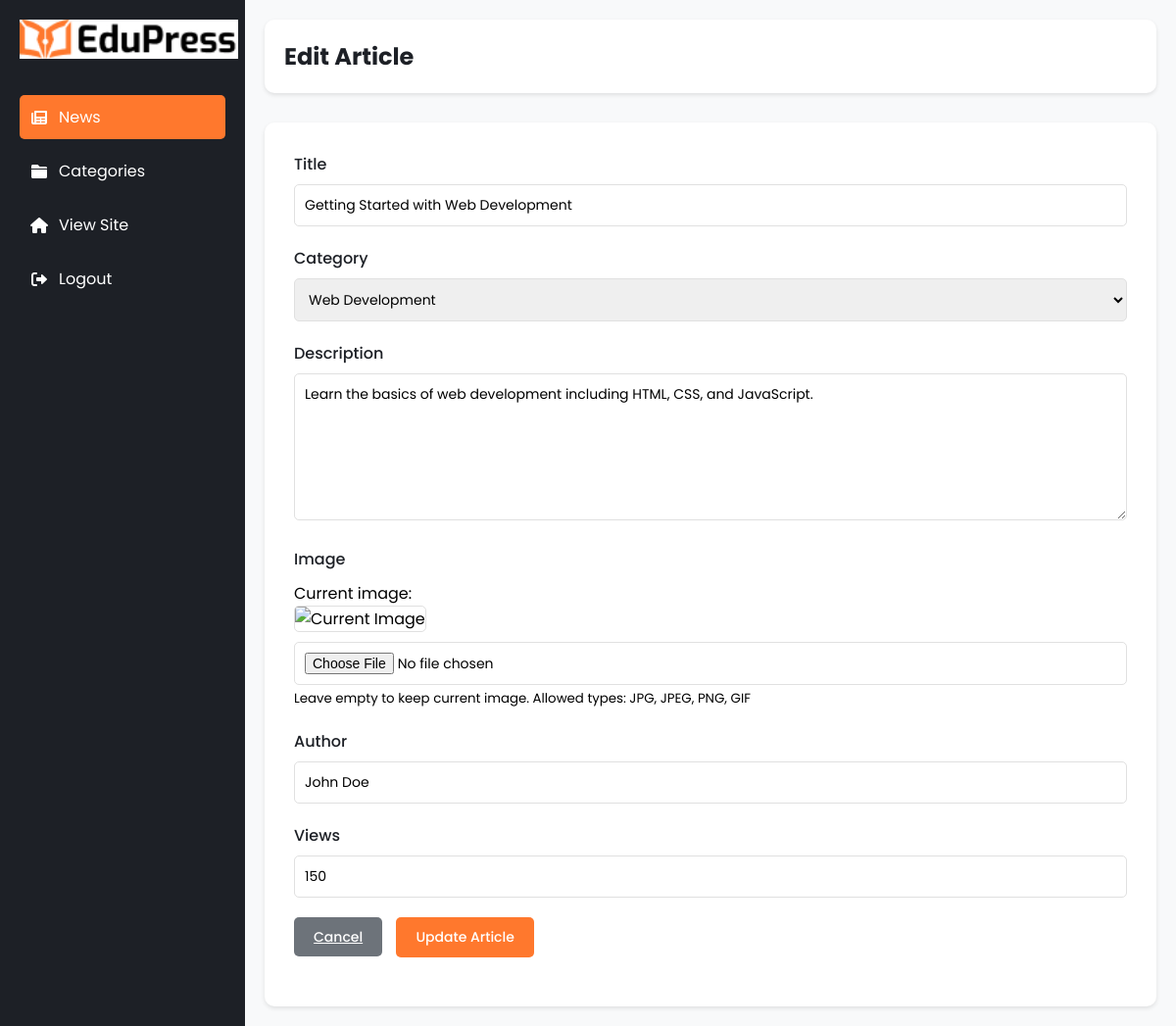
Screenshot of /admin/edit_news.php?id=1 with the database file from the repository.
### tables this page shows
CREATE TABLE IF NOT EXISTS news (
    id INT AUTO_INCREMENT PRIMARY KEY,
    title VARCHAR(255) NOT NULL,
    description TEXT NOT NULL,
    image VARCHAR(255) NOT NULL,
    author VARCHAR(100) NOT NULL,
    category_id INT,
    views INT DEFAULT 0,
    created_at TIMESTAMP DEFAULT CURRENT_TIMESTAMP,
    updated_at TIMESTAMP DEFAULT CURRENT_TIMESTAMP ON UPDATE CURRENT_TIMESTAMP,
    FOREIGN KEY (category_id) REFERENCES categories(id) ON DELETE SET NULL
);

CREATE TABLE IF NOT EXISTS categories (
    id INT AUTO_INCREMENT PRIMARY KEY,
    name VARCHAR(100) NOT NULL,
    icon VARCHAR(50) NOT NULL,
    course_count INT DEFAULT 0,
    created_at TIMESTAMP DEFAULT CURRENT_TIMESTAMP,
    updated_at TIMESTAMP DEFAULT CURRENT_TIMESTAMP ON UPDATE CURRENT_TIMESTAMP
);

### models/News.php (called while the page is built, shortened)
<?php
class News {
    private $conn;
    private $table_name = "news";
    public function __construct($db) {
        $this->conn = $db;
    }
    public function getById($id) {
        $query = "SELECT n.*, c.name as category_name
                FROM " . $this->table_name . " n
                LEFT JOIN categories c ON n.category_id = c.id
                WHERE n.id = :id";
        $stmt = $this->conn->prepare($query);
        $stmt->bindParam(":id", $id);
        $stmt->execute();
        return $stmt->fetch(PDO::FETCH_ASSOC);
    }
}
?>

### models/Category.php (called while the page is built, shortened)
<?php
class Category {
    private $conn;
    private $table_name = "categories";
    public function __construct($db) {
        $this->conn = $db;
    }
    public function getAll() {
        $query = "SELECT * FROM " . $this->table_name;
        $stmt = $this->conn->prepare($query);
        $stmt->execute();
        return $stmt;
    }
}
?>

### helpers/ImageHelper.php (called while the page is built, shortened)
<?php
class ImageHelper {
    private static $base_path;
    private static $upload_dir;
    private static $default_image = "no-image.jpg";
    public static function init() {
        self::$base_path = dirname(dirname(__FILE__));
        self::$upload_dir = self::$base_path . "/assets/news/";
    }
    public static function getImageUrl($image_name) {
        if (!empty($image_name)) {
            $image_path = self::$upload_dir . $image_name;
        }
        return str_replace('\\', '/', str_replace($_SERVER['DOCUMENT_ROOT'], '', self::$upload_dir . self::$default_image));
    }
}
?>

### admin/edit_news.php (the view, shortened to what this page needs)
<?php
require_once '../models/News.php';
require_once '../models/Category.php';
require_once '../helpers/ImageHelper.php';
$database = new Database();
$db = $database->getConnection();
$news = new News($db);
$category = new Category($db);
$categories = $category->getAll();
if (isset($_GET['id'])) {
    $news_item = $news->getById($_GET['id']);
} else {
    header("Location: index.php");
    exit();
}
$image_url = ImageHelper::getImageUrl($news_item['image']);
?>
<!DOCTYPE html>
<html lang="en">
<head>
    <link rel="stylesheet" href="https://cdnjs.cloudflare.com/ajax/libs/font-awesome/6.0.0/css/all.min.css">
</head>
<body>
    <div class="admin-container">
        <div class="sidebar">
            <div class="logo">
                <img src="../assets/LOGO.jpg" alt="EduPress Logo">
            </div>
            <ul class="sidebar-menu">
                <li><a href="index.php" class="active"><i class="fas fa-newspaper"></i> News</a></li>
                <li><a href="categories.php"><i class="fas fa-folder"></i> Categories</a></li>
                <li><a href="../home_page/home_page.php"><i class="fas fa-home"></i> View Site</a></li>
                <li><a href="logout.php"><i class="fas fa-sign-out-alt"></i> Logout</a></li>
            </ul>
        </div>
        <div class="main-content">
            <div class="header">
                <h1>Edit Article</h1>
            </div>
            <div class="form-container">
                <form action="" method="POST" enctype="multipart/form-data">
                    <div class="form-group">
                        <label for="title">Title</label>
                        <input type="text" id="title" name="title" class="form-control" value="<?php echo htmlspecialchars($news_item['title']); ?>" required>
                    </div>
                    <div class="form-group">
                        <label for="category_id">Category</label>
                        <select id="category_id" name="category_id" class="form-control" required>
                            <?php while ($row = $categories->fetch(PDO::FETCH_ASSOC)): ?>
                                <option value="<?php echo $row['id']; ?>" <?php echo ($row['id'] == $news_item['category_id']) ? 'selected' : ''; ?>>
                                    <?php echo $row['name']; ?>
                                </option>
                            <?php endwhile; ?>
                        </select>
                    </div>
                    <div class="form-group">
                        <label for="description">Description</label>
                        <textarea id="description" name="description" class="form-control" required><?php echo htmlspecialchars($news_item['description']); ?></textarea>
                    </div>
                    <div class="form-group">
                        <label for="image">Image</label>
                        <div class="current-image">
                            <p>Current image:</p>
                            <img src="<?php echo $image_url; ?>" alt="Current Image">
                        </div>
                        <input type="file" id="image" name="image" class="form-control" accept="image/*" onchange="previewImage(this)">
                        <small>Leave empty to keep current image. Allowed types: JPG, JPEG, PNG, GIF</small>
                    </div>
                    <div class="form-group">
                        <label for="author">Author</label>
                        <input type="text" id="author" name="author" class="form-control" value="<?php echo htmlspecialchars($news_item['author']); ?>" required>
                    </div>
                    <div class="form-group">
                        <label for="views">Views</label>
                        <input type="number" id="views" name="views" class="form-control" value="<?php echo htmlspecialchars($news_item['views']); ?>" required>
                    </div>
                    <div class="form-group">
                        <a href="index.php" class="btn btn-secondary">Cancel</a>
                        <button type="submit" class="btn btn-primary">Update Article</button>
                    </div>
                </form>
            </div>
        </div>
    </div>
</body>
</html>

### admin/edit_news.php (style rules this page uses)
* { margin: 0; padding: 0; box-sizing: border-box; font-family: 'Poppins', sans-serif; }
.admin-container { display: flex; min-height: 100vh; }
.sidebar { width: 250px; background: #1D2026; color: white; padding: 20px; }
.sidebar .logo { margin-bottom: 30px; }
.sidebar .logo img { height: 40px; }
.sidebar-menu { list-style: none; }
.sidebar-menu li { margin-bottom: 10px; }
.sidebar-menu a { color: white; text-decoration: none; display: flex; align-items: center; padding: 10px; border-radius: 5px; transition: all 0.3s ease; }
.sidebar-menu a:hover, .sidebar-menu a.active { background: #FF782D; }
.sidebar-menu i { margin-right: 10px; width: 20px; text-align: center; }
.main-content { flex: 1; padding: 20px; background: #F8F9FA; }
.header { display: flex; justify-content: space-between; align-items: center; margin-bottom: 30px; padding: 20px; background: white; border-radius: 10px; box-shadow: 0 2px 4px rgba(0,0,0,0.1); }
.header h1 { font-size: 24px; color: #1D2026; }
.form-container { background: white; border-radius: 10px; box-shadow: 0 2px 4px rgba(0,0,0,0.1); padding: 30px; }
.form-group { margin-bottom: 20px; }
.form-group label { display: block; margin-bottom: 8px; color: #1D2026; font-weight: 500; }
.form-control { width: 100%; padding: 10px; border: 1px solid #E0E0E0; border-radius: 5px; font-size: 14px; }
textarea.form-control { height: 150px; resize: vertical; }
.current-image { margin: 10px 0; }
.current-image img { max-width: 200px; max-height: 150px; border-radius: 5px; object-fit: cover; border: 1px solid #E0E0E0; }
.btn { padding: 10px 20px; border: none; border-radius: 5px; cursor: pointer; font-size: 14px; font-weight: 500; transition: all 0.3s ease; }
.btn-primary { background: #FF782D; color: white; }
.btn-secondary { background: #6D737A; color: white; margin-right: 10px; }

### rows the page displays
news: title "Getting Started with Web Development", category_id "Web Development", description "Learn the basics of web development including HTML, CSS, and JavaScript.", author "John Doe", views "150"
